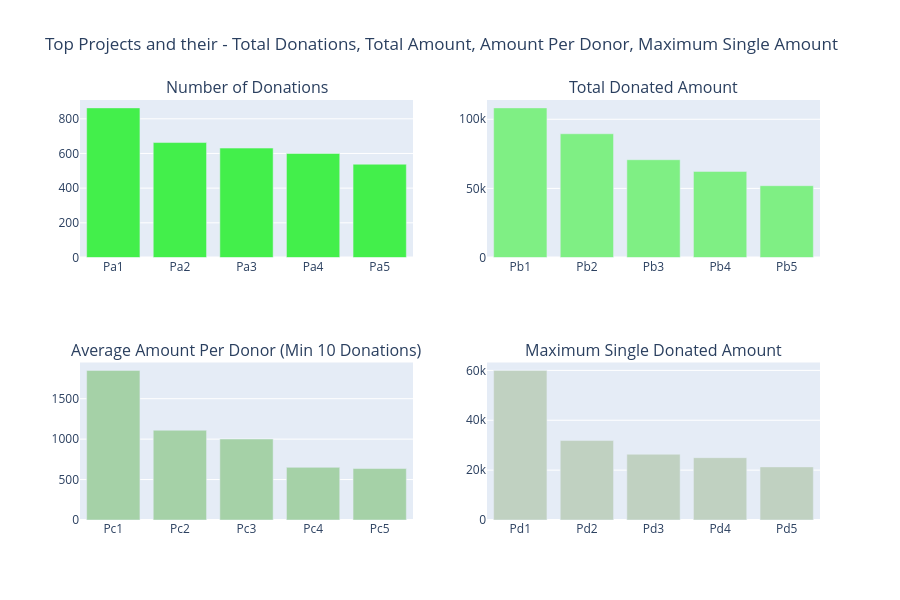

The notebook cell saved with this chart:
### Markdown cell above
## <a id="3.2"> 3.2 Proyectos y sus donaciones </a>

Identifiquemos los proyectos más destacados y sus atributos:

- 3.2.1 Proyectos con el mayor número de donantes
- 3.2.2 Proyectos con el mayor monto total recaudado
- 3.2.3 Proyectos con el mayor promedio de donaciones por donante
- 3.2.4 Proyectos con la mayor cantidad donada en una sola transacción

### Code cell
# Which Projects Had the maximum Donations 

tempdf = donations_df.groupby('Project ID').agg({'Project ID' : 'count', 'Donation Amount' : 'sum'}).rename(columns={'Project ID' : "Total Donations", 'Donation Amount' : "Total Amount"}).reset_index()
tempdf['Average Donation Amount'] = tempdf['Total Amount'] / tempdf['Total Donations']

tempdf1 = tempdf.sort_values(by=['Total Donations'], ascending=[False])
x = tempdf1.head(5)['Project ID']
x = ["Pa"+str(i+1) for i in range(len(x))]
y = tempdf1.head(5)['Total Donations']
tr1 = bar_ver_noagg(x, y, 'Total Donations', '#43ef4b', lm=None, rt=True)

tempdf1 = tempdf.sort_values(by=['Total Amount'], ascending=[False])
x = tempdf1.head(5)['Project ID']
x = ["Pb"+str(i+1) for i in range(len(x))]
y = tempdf1.head(5)['Total Amount']
tr2 = bar_ver_noagg(x, y, 'Average Donations', '#7fef84', lm=None, rt=True)

tempdf1 = tempdf.sort_values(by=['Average Donation Amount'], ascending=[False])
x = tempdf1[tempdf1['Total Donations'] > 10].head(5)['Project ID']
x = ["Pc"+str(i+1) for i in range(len(x))]
y = tempdf1[tempdf1['Total Donations'] > 10].head(5)['Average Donation Amount']
tr3 = bar_ver_noagg(x, y, 'Average Donations (Min: 10 Donations)', '#a5d1a7', lm=None, rt=True)

tempdf = donations_df.groupby('Project ID').agg({'Project ID' : 'count', 'Donation Amount' : 'max'}).rename(columns={'Project ID' : "Total Donations", 'Donation Amount' : "Maximum Donations"}).reset_index()
tempdf1 = tempdf.sort_values(by=['Maximum Donations'], ascending=[False])
x = tempdf1.head(5)['Project ID']
x = ["Pd"+str(i+1) for i in range(len(x))]
y = tempdf1.head(5)['Maximum Donations']
tr4 = bar_ver_noagg(x, y, 'Maximum Donations', '#c0d1c1', lm=None, rt=True)



fig = tools.make_subplots(rows=2, cols=2, print_grid=False, subplot_titles = ['Number of Donations', "Total Donated Amount", 'Average Amount Per Donor (Min 10 Donations)', 'Maximum Single Donated Amount'])
fig.append_trace(tr1, 1, 1);
fig.append_trace(tr2, 1, 2);
fig.append_trace(tr3, 2, 1);
fig.append_trace(tr4, 2, 2);

fig['layout'].update(height=600, showlegend=False, title='Top Projects and their - Total Donations, Total Amount, Amount Per Donor, Maximum Single Amount');
iplot(fig);

### Figure 1 — Plotly figure (JSON) as saved in the notebook; plotly's stock layout.template omitted (floating-point values rounded to 4 significant figures)
{"data": [{"marker": {"color": "#43ef4b"}, "type": "bar", "x": ["Pa1", "Pa2", "Pa3", "Pa4", "Pa5"], "xaxis": "x", "y": [863, 663, 631, 600, 538], "yaxis": "y"}, {"marker": {"color": "#7fef84"}, "type": "bar", "x": ["Pb1", "Pb2", "Pb3", "Pb4", "Pb5"], "xaxis": "x2", "y": [108200.0, 89510.0, 70730.0, 62290.0, 51950.0], "yaxis": "y2"}, {"marker": {"color": "#a5d1a7"}, "type": "bar", "x": ["Pc1", "Pc2", "Pc3", "Pc4", "Pc5"], "xaxis": "x3", "y": [1850.0, 1110.0, 1002.0, 650.9, 636.6], "yaxis": "y3"}, {"marker": {"color": "#c0d1c1"}, "type": "bar", "x": ["Pd1", "Pd2", "Pd3", "Pd4", "Pd5"], "xaxis": "x4", "y": [60000.0, 31860.0, 26370.0, 25000.0, 21300.0], "yaxis": "y4"}], "layout": {"annotations": [{"font": {"size": 16}, "showarrow": false, "text": "Number of Donations", "x": 0.225, "xanchor": "center", "xref": "paper", "y": 1, "yanchor": "bottom", "yref": "paper"}, {"font": {"size": 16}, "showarrow": false, "text": "Total Donated Amount", "x": 0.775, "xanchor": "center", "xref": "paper", "y": 1, "yanchor": "bottom", "yref": "paper"}, {"font": {"size": 16}, "showarrow": false, "text": "Average Amount Per Donor (Min 10 Donations)", "x": 0.225, "xanchor": "center", "xref": "paper", "y": 0.375, "yanchor": "bottom", "yref": "paper"}, {"font": {"size": 16}, "showarrow": false, "text": "Maximum Single Donated Amount", "x": 0.775, "xanchor": "center", "xref": "paper", "y": 0.375, "yanchor": "bottom", "yref": "paper"}], "height": 600, "showlegend": false, "title": {"text": "Top Projects and their - Total Donations, Total Amount, Amount Per Donor, Maximum Single Amount"}, "xaxis": {"anchor": "y", "domain": [0, 0.45]}, "xaxis2": {"anchor": "y2", "domain": [0.55, 1]}, "xaxis3": {"anchor": "y3", "domain": [0, 0.45]}, "xaxis4": {"anchor": "y4", "domain": [0.55, 1]}, "yaxis": {"anchor": "x", "domain": [0.625, 1]}, "yaxis2": {"anchor": "x2", "domain": [0.625, 1]}, "yaxis3": {"anchor": "x3", "domain": [0, 0.375]}, "yaxis4": {"anchor": "x4", "domain": [0, 0.375]}}}
